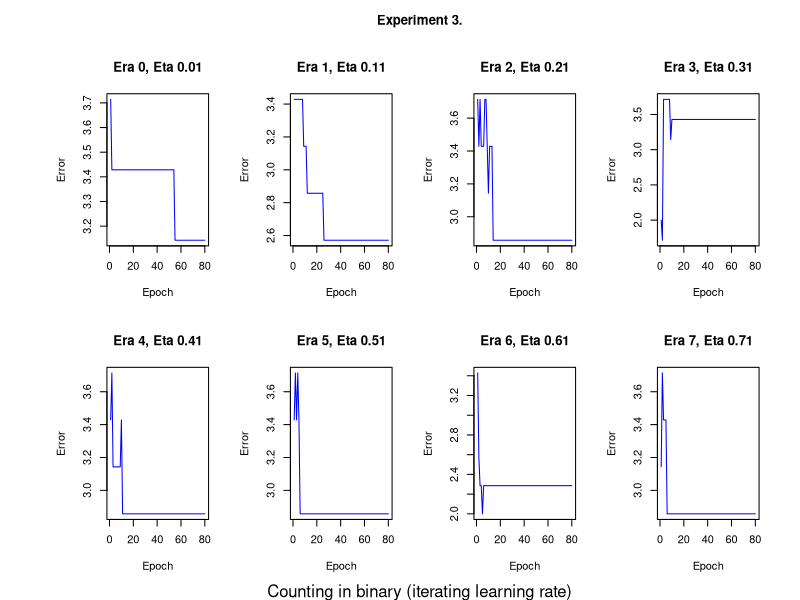

Write R code to recreate this figure.
par(oma=c(1,4,3,1),mfrow=c(2,4))
e0 <- c(3.7142857142857131, 3.4285714285714275, 3.4285714285714275, 3.4285714285714275, 3.4285714285714275, 3.4285714285714275, 3.4285714285714275, 3.4285714285714275, 3.4285714285714275, 3.4285714285714275, 3.4285714285714275, 3.4285714285714275, 3.4285714285714275, 3.4285714285714275, 3.4285714285714275, 3.4285714285714275, 3.4285714285714275, 3.4285714285714275, 3.4285714285714275, 3.4285714285714275, 3.4285714285714275, 3.4285714285714275, 3.4285714285714275, 3.4285714285714275, 3.4285714285714275, 3.4285714285714275, 3.4285714285714275, 3.4285714285714275, 3.4285714285714275, 3.4285714285714275, 3.4285714285714275, 3.4285714285714275, 3.4285714285714275, 3.4285714285714275, 3.4285714285714275, 3.4285714285714275, 3.4285714285714275, 3.4285714285714275, 3.4285714285714275, 3.4285714285714275, 3.4285714285714275, 3.4285714285714275, 3.4285714285714275, 3.4285714285714275, 3.4285714285714275, 3.4285714285714275, 3.4285714285714275, 3.4285714285714275, 3.4285714285714275, 3.4285714285714275, 3.4285714285714275, 3.4285714285714275, 3.4285714285714275, 3.4285714285714275, 3.1428571428571419, 3.1428571428571419, 3.1428571428571419, 3.1428571428571419, 3.1428571428571419, 3.1428571428571419, 3.1428571428571419, 3.1428571428571419, 3.1428571428571419, 3.1428571428571419, 3.1428571428571419, 3.1428571428571419, 3.1428571428571419, 3.1428571428571419, 3.1428571428571419, 3.1428571428571419, 3.1428571428571419, 3.1428571428571419, 3.1428571428571419, 3.1428571428571419, 3.1428571428571419, 3.1428571428571419, 3.1428571428571419, 3.1428571428571419, 3.1428571428571419, 3.1428571428571419)
e1 <- c(3.4285714285714275, 3.4285714285714275, 3.4285714285714275, 3.4285714285714275, 3.4285714285714275, 3.4285714285714275, 3.4285714285714275, 3.4285714285714275, 3.1428571428571419, 3.1428571428571419, 3.1428571428571419, 2.8571428571428563, 2.8571428571428563, 2.8571428571428563, 2.8571428571428563, 2.8571428571428563, 2.8571428571428563, 2.8571428571428563, 2.8571428571428563, 2.8571428571428563, 2.8571428571428563, 2.8571428571428563, 2.8571428571428563, 2.8571428571428563, 2.8571428571428563, 2.5714285714285707, 2.5714285714285707, 2.5714285714285707, 2.5714285714285707, 2.5714285714285707, 2.5714285714285707, 2.5714285714285707, 2.5714285714285707, 2.5714285714285707, 2.5714285714285707, 2.5714285714285707, 2.5714285714285707, 2.5714285714285707, 2.5714285714285707, 2.5714285714285707, 2.5714285714285707, 2.5714285714285707, 2.5714285714285707, 2.5714285714285707, 2.5714285714285707, 2.5714285714285707, 2.5714285714285707, 2.5714285714285707, 2.5714285714285707, 2.5714285714285707, 2.5714285714285707, 2.5714285714285707, 2.5714285714285707, 2.5714285714285707, 2.5714285714285707, 2.5714285714285707, 2.5714285714285707, 2.5714285714285707, 2.5714285714285707, 2.5714285714285707, 2.5714285714285707, 2.5714285714285707, 2.5714285714285707, 2.5714285714285707, 2.5714285714285707, 2.5714285714285707, 2.5714285714285707, 2.5714285714285707, 2.5714285714285707, 2.5714285714285707, 2.5714285714285707, 2.5714285714285707, 2.5714285714285707, 2.5714285714285707, 2.5714285714285707, 2.5714285714285707, 2.5714285714285707, 2.5714285714285707, 2.5714285714285707, 2.5714285714285707)
e2 <- c(3.7142857142857131, 3.4285714285714275, 3.7142857142857131, 3.4285714285714275, 3.4285714285714275, 3.4285714285714275, 3.7142857142857131, 3.7142857142857131, 3.4285714285714275, 3.1428571428571419, 3.4285714285714275, 3.4285714285714275, 3.4285714285714275, 2.8571428571428563, 2.8571428571428563, 2.8571428571428563, 2.8571428571428563, 2.8571428571428563, 2.8571428571428563, 2.8571428571428563, 2.8571428571428563, 2.8571428571428563, 2.8571428571428563, 2.8571428571428563, 2.8571428571428563, 2.8571428571428563, 2.8571428571428563, 2.8571428571428563, 2.8571428571428563, 2.8571428571428563, 2.8571428571428563, 2.8571428571428563, 2.8571428571428563, 2.8571428571428563, 2.8571428571428563, 2.8571428571428563, 2.8571428571428563, 2.8571428571428563, 2.8571428571428563, 2.8571428571428563, 2.8571428571428563, 2.8571428571428563, 2.8571428571428563, 2.8571428571428563, 2.8571428571428563, 2.8571428571428563, 2.8571428571428563, 2.8571428571428563, 2.8571428571428563, 2.8571428571428563, 2.8571428571428563, 2.8571428571428563, 2.8571428571428563, 2.8571428571428563, 2.8571428571428563, 2.8571428571428563, 2.8571428571428563, 2.8571428571428563, 2.8571428571428563, 2.8571428571428563, 2.8571428571428563, 2.8571428571428563, 2.8571428571428563, 2.8571428571428563, 2.8571428571428563, 2.8571428571428563, 2.8571428571428563, 2.8571428571428563, 2.8571428571428563, 2.8571428571428563, 2.8571428571428563, 2.8571428571428563, 2.8571428571428563, 2.8571428571428563, 2.8571428571428563, 2.8571428571428563, 2.8571428571428563, 2.8571428571428563, 2.8571428571428563, 2.8571428571428563)
e3 <- c(1.9999999999999996, 1.714285714285714, 3.7142857142857131, 3.7142857142857131, 3.7142857142857131, 3.7142857142857131, 3.7142857142857131, 3.7142857142857131, 3.1428571428571419, 3.4285714285714275, 3.4285714285714275, 3.4285714285714275, 3.4285714285714275, 3.4285714285714275, 3.4285714285714275, 3.4285714285714275, 3.4285714285714275, 3.4285714285714275, 3.4285714285714275, 3.4285714285714275, 3.4285714285714275, 3.4285714285714275, 3.4285714285714275, 3.4285714285714275, 3.4285714285714275, 3.4285714285714275, 3.4285714285714275, 3.4285714285714275, 3.4285714285714275, 3.4285714285714275, 3.4285714285714275, 3.4285714285714275, 3.4285714285714275, 3.4285714285714275, 3.4285714285714275, 3.4285714285714275, 3.4285714285714275, 3.4285714285714275, 3.4285714285714275, 3.4285714285714275, 3.4285714285714275, 3.4285714285714275, 3.4285714285714275, 3.4285714285714275, 3.4285714285714275, 3.4285714285714275, 3.4285714285714275, 3.4285714285714275, 3.4285714285714275, 3.4285714285714275, 3.4285714285714275, 3.4285714285714275, 3.4285714285714275, 3.4285714285714275, 3.4285714285714275, 3.4285714285714275, 3.4285714285714275, 3.4285714285714275, 3.4285714285714275, 3.4285714285714275, 3.4285714285714275, 3.4285714285714275, 3.4285714285714275, 3.4285714285714275, 3.4285714285714275, 3.4285714285714275, 3.4285714285714275, 3.4285714285714275, 3.4285714285714275, 3.4285714285714275, 3.4285714285714275, 3.4285714285714275, 3.4285714285714275, 3.4285714285714275, 3.4285714285714275, 3.4285714285714275, 3.4285714285714275, 3.4285714285714275, 3.4285714285714275, 3.4285714285714275)
e4 <- c(3.4285714285714275, 3.7142857142857131, 3.1428571428571419, 3.1428571428571419, 3.1428571428571419, 3.1428571428571419, 3.1428571428571419, 3.1428571428571419, 3.1428571428571419, 3.4285714285714275, 2.8571428571428563, 2.8571428571428563, 2.8571428571428563, 2.8571428571428563, 2.8571428571428563, 2.8571428571428563, 2.8571428571428563, 2.8571428571428563, 2.8571428571428563, 2.8571428571428563, 2.8571428571428563, 2.8571428571428563, 2.8571428571428563, 2.8571428571428563, 2.8571428571428563, 2.8571428571428563, 2.8571428571428563, 2.8571428571428563, 2.8571428571428563, 2.8571428571428563, 2.8571428571428563, 2.8571428571428563, 2.8571428571428563, 2.8571428571428563, 2.8571428571428563, 2.8571428571428563, 2.8571428571428563, 2.8571428571428563, 2.8571428571428563, 2.8571428571428563, 2.8571428571428563, 2.8571428571428563, 2.8571428571428563, 2.8571428571428563, 2.8571428571428563, 2.8571428571428563, 2.8571428571428563, 2.8571428571428563, 2.8571428571428563, 2.8571428571428563, 2.8571428571428563, 2.8571428571428563, 2.8571428571428563, 2.8571428571428563, 2.8571428571428563, 2.8571428571428563, 2.8571428571428563, 2.8571428571428563, 2.8571428571428563, 2.8571428571428563, 2.8571428571428563, 2.8571428571428563, 2.8571428571428563, 2.8571428571428563, 2.8571428571428563, 2.8571428571428563, 2.8571428571428563, 2.8571428571428563, 2.8571428571428563, 2.8571428571428563, 2.8571428571428563, 2.8571428571428563, 2.8571428571428563, 2.8571428571428563, 2.8571428571428563, 2.8571428571428563, 2.8571428571428563, 2.8571428571428563, 2.8571428571428563, 2.8571428571428563)
e5 <- c(3.4285714285714275, 3.7142857142857131, 3.4285714285714275, 3.7142857142857131, 3.4285714285714275, 2.8571428571428563, 2.8571428571428563, 2.8571428571428563, 2.8571428571428563, 2.8571428571428563, 2.8571428571428563, 2.8571428571428563, 2.8571428571428563, 2.8571428571428563, 2.8571428571428563, 2.8571428571428563, 2.8571428571428563, 2.8571428571428563, 2.8571428571428563, 2.8571428571428563, 2.8571428571428563, 2.8571428571428563, 2.8571428571428563, 2.8571428571428563, 2.8571428571428563, 2.8571428571428563, 2.8571428571428563, 2.8571428571428563, 2.8571428571428563, 2.8571428571428563, 2.8571428571428563, 2.8571428571428563, 2.8571428571428563, 2.8571428571428563, 2.8571428571428563, 2.8571428571428563, 2.8571428571428563, 2.8571428571428563, 2.8571428571428563, 2.8571428571428563, 2.8571428571428563, 2.8571428571428563, 2.8571428571428563, 2.8571428571428563, 2.8571428571428563, 2.8571428571428563, 2.8571428571428563, 2.8571428571428563, 2.8571428571428563, 2.8571428571428563, 2.8571428571428563, 2.8571428571428563, 2.8571428571428563, 2.8571428571428563, 2.8571428571428563, 2.8571428571428563, 2.8571428571428563, 2.8571428571428563, 2.8571428571428563, 2.8571428571428563, 2.8571428571428563, 2.8571428571428563, 2.8571428571428563, 2.8571428571428563, 2.8571428571428563, 2.8571428571428563, 2.8571428571428563, 2.8571428571428563, 2.8571428571428563, 2.8571428571428563, 2.8571428571428563, 2.8571428571428563, 2.8571428571428563, 2.8571428571428563, 2.8571428571428563, 2.8571428571428563, 2.8571428571428563, 2.8571428571428563, 2.8571428571428563, 2.8571428571428563)
e6 <- c(3.4285714285714275, 2.5714285714285707, 2.2857142857142851, 2.2857142857142851, 1.9999999999999996, 2.2857142857142851, 2.2857142857142851, 2.2857142857142851, 2.2857142857142851, 2.2857142857142851, 2.2857142857142851, 2.2857142857142851, 2.2857142857142851, 2.2857142857142851, 2.2857142857142851, 2.2857142857142851, 2.2857142857142851, 2.2857142857142851, 2.2857142857142851, 2.2857142857142851, 2.2857142857142851, 2.2857142857142851, 2.2857142857142851, 2.2857142857142851, 2.2857142857142851, 2.2857142857142851, 2.2857142857142851, 2.2857142857142851, 2.2857142857142851, 2.2857142857142851, 2.2857142857142851, 2.2857142857142851, 2.2857142857142851, 2.2857142857142851, 2.2857142857142851, 2.2857142857142851, 2.2857142857142851, 2.2857142857142851, 2.2857142857142851, 2.2857142857142851, 2.2857142857142851, 2.2857142857142851, 2.2857142857142851, 2.2857142857142851, 2.2857142857142851, 2.2857142857142851, 2.2857142857142851, 2.2857142857142851, 2.2857142857142851, 2.2857142857142851, 2.2857142857142851, 2.2857142857142851, 2.2857142857142851, 2.2857142857142851, 2.2857142857142851, 2.2857142857142851, 2.2857142857142851, 2.2857142857142851, 2.2857142857142851, 2.2857142857142851, 2.2857142857142851, 2.2857142857142851, 2.2857142857142851, 2.2857142857142851, 2.2857142857142851, 2.2857142857142851, 2.2857142857142851, 2.2857142857142851, 2.2857142857142851, 2.2857142857142851, 2.2857142857142851, 2.2857142857142851, 2.2857142857142851, 2.2857142857142851, 2.2857142857142851, 2.2857142857142851, 2.2857142857142851, 2.2857142857142851, 2.2857142857142851, 2.2857142857142851)
e7 <- c(3.1428571428571419, 3.7142857142857131, 3.4285714285714275, 3.4285714285714275, 3.4285714285714275, 2.8571428571428563, 2.8571428571428563, 2.8571428571428563, 2.8571428571428563, 2.8571428571428563, 2.8571428571428563, 2.8571428571428563, 2.8571428571428563, 2.8571428571428563, 2.8571428571428563, 2.8571428571428563, 2.8571428571428563, 2.8571428571428563, 2.8571428571428563, 2.8571428571428563, 2.8571428571428563, 2.8571428571428563, 2.8571428571428563, 2.8571428571428563, 2.8571428571428563, 2.8571428571428563, 2.8571428571428563, 2.8571428571428563, 2.8571428571428563, 2.8571428571428563, 2.8571428571428563, 2.8571428571428563, 2.8571428571428563, 2.8571428571428563, 2.8571428571428563, 2.8571428571428563, 2.8571428571428563, 2.8571428571428563, 2.8571428571428563, 2.8571428571428563, 2.8571428571428563, 2.8571428571428563, 2.8571428571428563, 2.8571428571428563, 2.8571428571428563, 2.8571428571428563, 2.8571428571428563, 2.8571428571428563, 2.8571428571428563, 2.8571428571428563, 2.8571428571428563, 2.8571428571428563, 2.8571428571428563, 2.8571428571428563, 2.8571428571428563, 2.8571428571428563, 2.8571428571428563, 2.8571428571428563, 2.8571428571428563, 2.8571428571428563, 2.8571428571428563, 2.8571428571428563, 2.8571428571428563, 2.8571428571428563, 2.8571428571428563, 2.8571428571428563, 2.8571428571428563, 2.8571428571428563, 2.8571428571428563, 2.8571428571428563, 2.8571428571428563, 2.8571428571428563, 2.8571428571428563, 2.8571428571428563, 2.8571428571428563, 2.8571428571428563, 2.8571428571428563, 2.8571428571428563, 2.8571428571428563, 2.8571428571428563)

plot(e0,col='blue',type='l',xlab='Epoch',ylab='Error',main='Era 0, Eta 0.01')
plot(e1,col='blue',type='l',xlab='Epoch',ylab='Error',main='Era 1, Eta 0.11')
plot(e2,col='blue',type='l',xlab='Epoch',ylab='Error',main='Era 2, Eta 0.21')
plot(e3,col='blue',type='l',xlab='Epoch',ylab='Error',main='Era 3, Eta 0.31')
plot(e4,col='blue',type='l',xlab='Epoch',ylab='Error',main='Era 4, Eta 0.41')
plot(e5,col='blue',type='l',xlab='Epoch',ylab='Error',main='Era 5, Eta 0.51')
plot(e6,col='blue',type='l',xlab='Epoch',ylab='Error',main='Era 6, Eta 0.61')
plot(e7,col='blue',type='l',xlab='Epoch',ylab='Error',main='Era 7, Eta 0.71')

title(main='Experiment 3.',outer=TRUE)
mtext(side=1, 'Counting in binary (iterating learning rate)', outer=TRUE)
